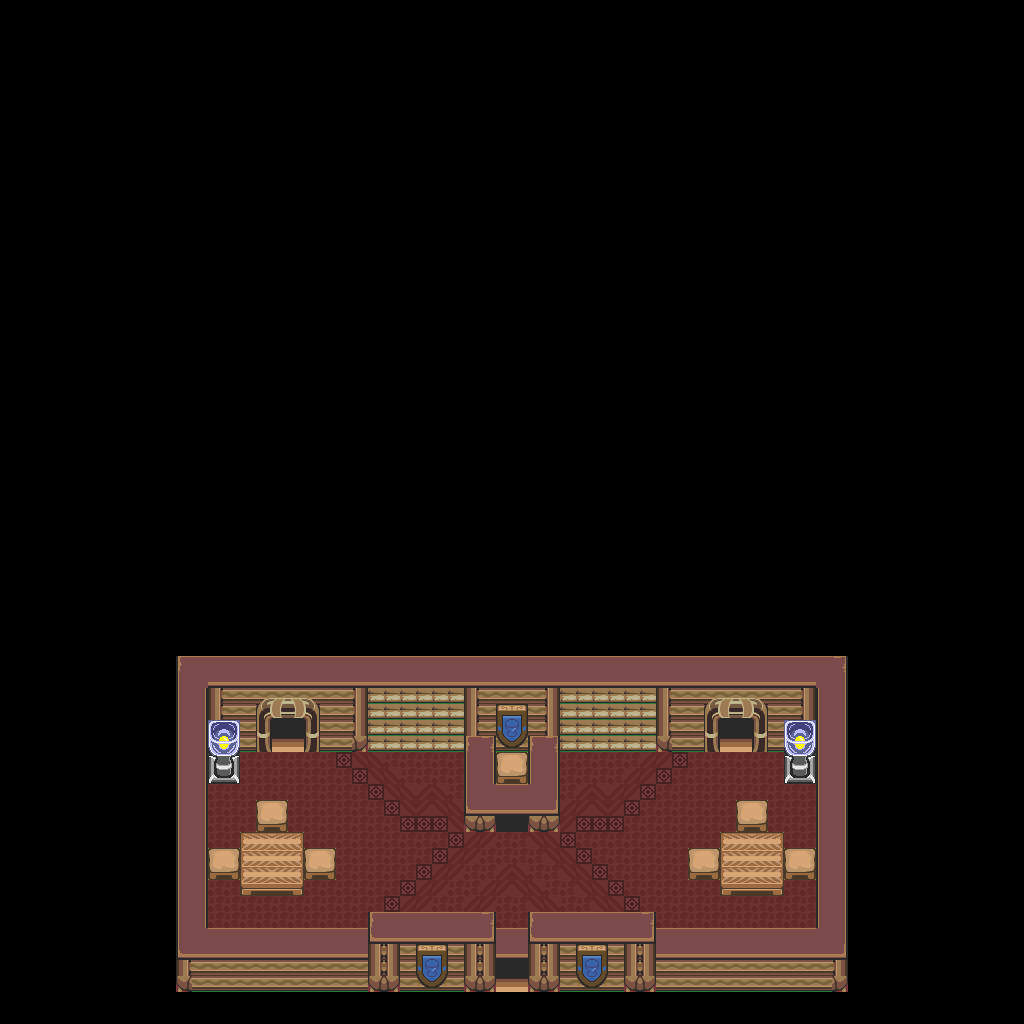

The image is a tile-based game level rendered from a .tmx file. Its description and source (layers, tilesets, objects; grid data summarised) follow:
An orthogonal 64x64 tile map with 16x16 px tiles, 1 tile layer (base), 1 hidden layer not drawn and 8 objects.

<map version="1.10" tiledversion="1.12.1" orientation="orthogonal" renderorder="right-down" width="64" height="64" tilewidth="16" tileheight="16" infinite="0" nextlayerid="3" nextobjectid="9">
 <tileset firstgid="1" source="../classiciphone_pics4.tsx" />
 <layer id="1" name="base" width="64" height="64">
  <data>[4096 cells, 4096 non-empty, 70 distinct tile ids]</data>
 </layer>
 <layer id="2" name="collision" width="64" height="64" visible="0">
  <properties><property name="collision" value="true" /></properties>
  <data>[4096 cells, 3750 non-empty, 1 distinct tile ids]</data>
 </layer>
 <objectgroup id="3" name="npcs">
  <object id="1" x="528.0" y="784.0" width="16" height="16">
   <properties>
    <property name="gani" value="pottedplant.png" />
    <property name="script" type="string">-- Auto-converted from GraalScript
</property>
   </properties>
  </object>
  <object id="2" x="464.0" y="784.0" width="16" height="16">
   <properties>
    <property name="gani" value="pottedplant.png" />
    <property name="script" type="string">-- Auto-converted from GraalScript
</property>
   </properties>
  </object>
  <object id="3" x="576.0" y="912.0" width="16" height="16">
   <properties>
    <property name="gani" value="pottedplant.png" />
    <property name="script" type="string">-- Auto-converted from GraalScript
</property>
   </properties>
  </object>
  <object id="4" x="416.0" y="912.0" width="16" height="16">
   <properties>
    <property name="gani" value="pottedplant.png" />
    <property name="script" type="string">-- Auto-converted from GraalScript
</property>
   </properties>
  </object>
  <object id="5" x="736.0" y="848.0" width="16" height="16">
   <properties>
    <property name="gani" value="pottedplant.png" />
    <property name="script" type="string">-- Auto-converted from GraalScript
</property>
   </properties>
  </object>
  <object id="6" x="256.0" y="848.0" width="16" height="16">
   <properties>
    <property name="gani" value="pottedplant.png" />
    <property name="script" type="string">-- Auto-converted from GraalScript
</property>
   </properties>
  </object>
  <object id="7" x="736.0" y="672.0" width="16" height="16">
   <properties>
    <property name="gani" value="light2.png" />
    <property name="script" type="string">-- Auto-converted from GraalScript
-- // NPC made by Stefan Knorr
-- if (created) {
-- setimg light2.png;
self.dontblock = true
end
-- [CLIENT-SIDE — server no-op]
-- if (playerenters) {
-- setcoloreffect 1,1,1,0.99;
-- drawaslight;
-- }</property>
   </properties>
  </object>
  <object id="8" x="160.0" y="672.0" width="16" height="16">
   <properties>
    <property name="gani" value="light2.png" />
    <property name="script" type="string">-- Auto-converted from GraalScript
-- // NPC made by Stefan Knorr
-- if (created) {
-- setimg light2.png;
self.dontblock = true
end
-- [CLIENT-SIDE — server no-op]
-- if (playerenters) {
-- setcoloreffect 1,1,1,0.99;
-- drawaslight;
-- }</property>
   </properties>
  </object>
 </objectgroup>
</map>
